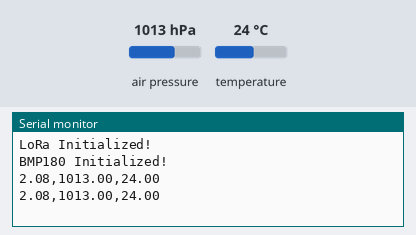
The sketch below on a simulated Arduino Uno, built with avr-gcc and run on an emulated ATmega328P. Shown: the last lines printed to the serial monitor. The test bench sets the inputs (shaded band); at power-on: air pressure 1013 hPa, temperature 24 °C. No radio packets arrive unless stated.

Above: at 1.2 s.
1.3 s: air pressure set to 952 hPa
At 2.6 s:
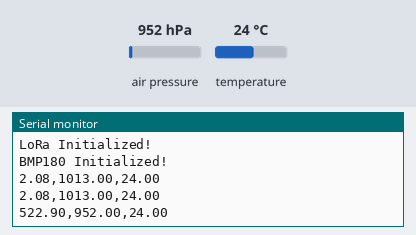
2.8 s: temperature set to 12 °C
At 4.0 s:
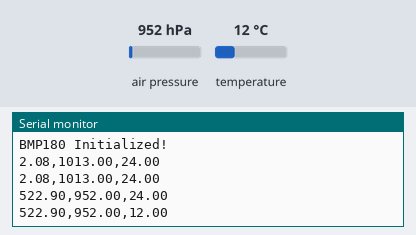
4.3 s: air pressure set to 975 hPa
At 5.2 s:
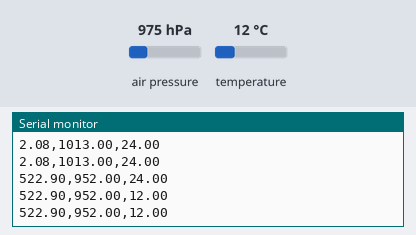
Timing chart, 0 to 7.3 s (numbered marks = the images above; inputs shaded):
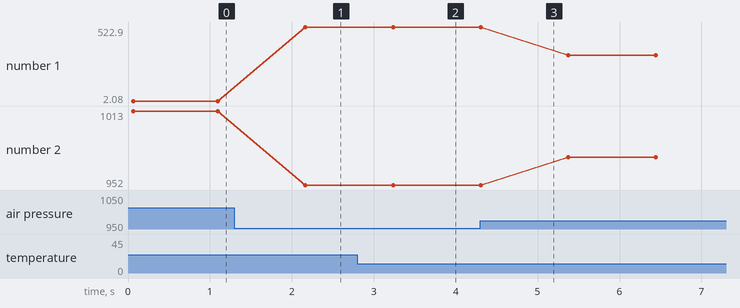

Measured:
- after the input at 1.3 s, the serial monitor: prints a new line after 0.87 s (image 1)
- after the input at 2.8 s, the serial monitor: prints a new line after 0.44 s (image 2)
- plotted number 1: 2.08 → 522.9 after the input at 1.3 s, 522.9 → 323.44 after the input at 4.3 s
- plotted number 2: 1013 → 952 after the input at 1.3 s, 952 → 975 after the input at 4.3 s

The sketch:

LORAtransmitter.ino
```cpp
#include <SPI.h>
#include <LoRa.h>
#include <Wire.h>
#include <Adafruit_BMP085.h> // Library for BMP180

#define LORA_FREQ 433E6  // Frequency for LoRa communication
#define CS_PIN 10        // Chip Select for LoRa
#define RESET_PIN 9      // Reset pin for LoRa
#define IRQ_PIN 2        // IRQ pin for LoRa

// BMP180 configuration
Adafruit_BMP085 bmp;     // BMP180 sensor object
bool bmpAvailable = false; // To track if BMP180 is available

void setup() {
  // Initialize Serial for debugging
  Serial.begin(9600);
  while (!Serial);

  // Initialize LoRa
  if (!LoRa.begin(LORA_FREQ)) {
    Serial.println("Starting LoRa failed!");
    while (1); // Stop if LoRa initialization fails
  }
  LoRa.setPins(CS_PIN, RESET_PIN, IRQ_PIN);  // Set LoRa pins
  Serial.println("LoRa Initialized!");

  // Initialize BMP180 sensor
  if (bmp.begin()) {
    bmpAvailable = true; // BMP180 is connected and functional
    Serial.println("BMP180 Initialized!");
  } else {
    bmpAvailable = false; // BMP180 is not connected or not working
    Serial.println("BMP180 not found!");
  }
}

void loop() {
  sendBMPData(); // Send BMP180 data over telemetry
  delay(1000);   // Send data at 1-second intervals
}

void sendBMPData() {
  // Get BMP180 sensor data
  float bmpAltitude = NAN;
  float pressure = NAN;
  float temperature = NAN;

  if (bmpAvailable) {
    bmpAltitude = bmp.readAltitude();        // Altitude in meters
    pressure = bmp.readPressure() / 100.0F;  // Pressure in hPa
    temperature = bmp.readTemperature();     // Temperature in Â°C

    // Check if the sensor values are invalid
    if (isnan(bmpAltitude) || isnan(pressure) || isnan(temperature)) {
      bmpAvailable = false; // Mark BMP180 as unavailable if values fail
    }
  }

  // Print data to Serial Monitor
  Serial.print(bmpAltitude, 2);
  Serial.print(",");
  Serial.print(pressure, 2);
  Serial.print(",");
  Serial.println(temperature, 2);

  // Send data over LoRa
  LoRa.beginPacket();
  LoRa.print(bmpAltitude, 2);
  LoRa.print(",");
  LoRa.print(pressure, 2);
  LoRa.print(",");
  LoRa.print(temperature, 2);
  LoRa.endPacket();
}
```
